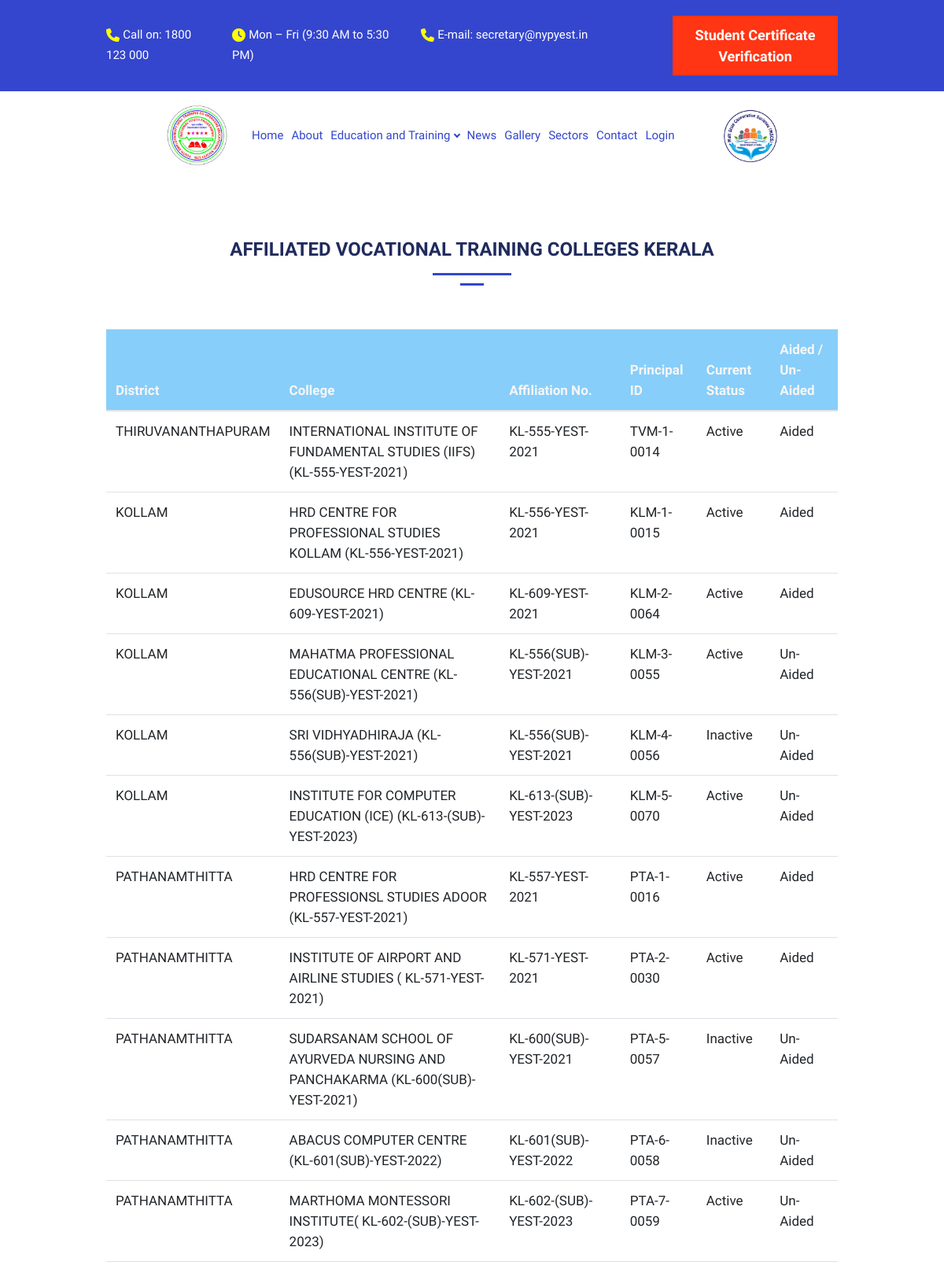
The app's page /college (upper part) with its own data.
### nationalyouth/models.py (models this page shows, shortened)
class Affiliated_Vocational_Training_College_Kerla(models.Model):
    Table_Status = (
          ('1','ACTIVE'),
          ('2','INACTIVE'),
          )
    College_Type = (
          ('1','AIDED'),
          ('2','UN-AIDED'),
          )
    district = models.CharField(max_length=250,null=True,blank=True,default='')
    college_name = models.ForeignKey(College_Name, on_delete = models.CASCADE,null=True,blank=True,default='') #select option filed
    affiliation_number = models.CharField(max_length=250,null=True,blank=True,default='')
    principal_id = models.CharField(max_length=250,null=True,blank=True,default='')
    current_status = models.CharField(max_length=25,choices=Table_Status,null=True,blank=True,default='')
    college_type = models.CharField(max_length=25,choices=College_Type,null=True,blank=True,default='')
    date_and_time = models.DateTimeField(auto_now_add=True)

class College_Name(models.Model):
    college_name = models.CharField(max_length=250)
    date_and_time = models.DateTimeField(auto_now_add=True)
    def __str__(self):
        return self.college_name

### nationalyouth/views.py (the view)
# urls.py: path('college',college,name='college'),
def college(request):
    affiliated_vocational_training_college_Kerla = Affiliated_Vocational_Training_College_Kerla.objects.all()
    add_on_programme_college_affiliation_kerla = Add_on_Programme_College_Affiliation_Kerla.objects.all()
    data = {
        'affiliated_vocational_training_college_Kerla':affiliated_vocational_training_college_Kerla,
        'add_on_programme_college_affiliation_kerla':add_on_programme_college_affiliation_kerla
    }
    return render(request,'internal/college.html',data)

### nationalyouth/templates/internal/college.html (shortened to what this page needs)
{% extends 'Main/base.html' %} {% block main_content %} {% load static %}
<div class="phStickyWrap">
   {% include 'Main/header.html' %}
</div>
<body>
   <div class="d-lg-flex half">
      <div class="container">
         <div class="row align-items-center justify-content-center">
            <div class="d-lg-flex">
               <div class="container mb-16">
                  <div class="row align-items-center justify-content-center">
                     <div class="col-lg-12 col-md-12 col-sm-6 py-5 pt-15">
                        <center>
                           <h3>AFFILIATED VOCATIONAL TRAINING COLLEGES KERALA</h3>
                           <div style="display: flex; flex-direction: column; align-items: center;">
                              <div style="width: 100px; height: 3px; background-color: #3446CD; margin-bottom: 10px;">
                              </div>
                              <div style="width: 30px; height: 3px; background-color: #3446CD; margin-bottom: 55px;">
                              </div>
                           </div>
                        </center>
                        <section class="bg-light">
                           <div class="table-responsive" id="no-more-tables">
                              <table class="table bg-white">
                                 <thead class="bg-dark text-light">
                                    <tr>
                                       <th>District</th>
                                       <th>College</th>
                                       <th>Affiliation No.</th>
                                       <th>Principal ID</th>
                                       <th>Current Status</th>
                                       <th>Aided / Un-Aided</th>
                                    </tr>
                                 </thead>
                                 {% if affiliated_vocational_training_college_Kerla %}
                                 <tbody>
                                    {% for ck in affiliated_vocational_training_college_Kerla %}
                                    <tr>
                                       <td>{{ck.district}}</td>
                                       <td>{{ck.college_name}}</td>
                                       <td>{{ck.affiliation_number}}</td>
                                       <td>{{ck.principal_id}}</td>
                                       {% if ck.current_status == '1' %}
                                       <td>Active</td>
                                       {% else %}
                                       <td>Inactive</td>
                                       {% endif %}
                                       {% if ck.college_type == '1' %}
                                       <td>Aided</td>
                                       {% else %}
                                       <td>Un-Aided</td>
                                       {% endif %}
                                    </tr>
                                    {% endfor %}
                                 </tbody>
                                 {% else %}
                                 <h4>No Records Found</h4>
                                 {% endif %}
                                 </table>
                           </div>
                        </section>
                     </div>
                  </div>
               </div>
            </div>
         </div>
      </div>
      {% endblock %}

### nationalyouth/static/main/css/responsive.css (style rules this page uses)
@media (min-width: 768px) { .phStickyWrap { min-height: 95px; } }
@media (min-width: 992px) { .phStickyWrap { min-height: 111px; } }

### records on screen
Affiliated_Vocational_Training_College_Kerla: district "THIRUVANANTHAPURAM", college_name "INTERNATIONAL INSTITUTE OF FUNDAMENTAL STUDIES (IIFS) (KL-555-YEST-2021)", affiliation_number "KL-555-YEST-2021", principal_id "TVM-1-0014", current_status "Active", college_type "Aided"
Affiliated_Vocational_Training_College_Kerla: district "KOLLAM", college_name "HRD CENTRE FOR PROFESSIONAL STUDIES KOLLAM (KL-556-YEST-2021)", affiliation_number "KL-556-YEST-2021", principal_id "KLM-1-0015", current_status "Active", college_type "Aided"
Affiliated_Vocational_Training_College_Kerla: district "KOLLAM", college_name "EDUSOURCE HRD CENTRE (KL-609-YEST-2021)", affiliation_number "KL-609-YEST-2021", principal_id "KLM-2-0064", current_status "Active", college_type "Aided"
Affiliated_Vocational_Training_College_Kerla: district "KOLLAM", college_name "MAHATMA PROFESSIONAL EDUCATIONAL CENTRE (KL-556(SUB)-YEST-2021)", affiliation_number "KL-556(SUB)-YEST-2021", principal_id "KLM-3-0055", current_status "Active", college_type "Un-Aided"
Affiliated_Vocational_Training_College_Kerla: district "KOLLAM", college_name "SRI VIDHYADHIRAJA (KL-556(SUB)-YEST-2021)", affiliation_number "KL-556(SUB)-YEST-2021", principal_id "KLM-4-0056", current_status "Inactive", shows "Un-Aided"
Affiliated_Vocational_Training_College_Kerla: district "KOLLAM", college_name "INSTITUTE FOR COMPUTER EDUCATION (ICE) (KL-613-(SUB)-YEST-2023)", affiliation_number "KL-613-(SUB)-YEST-2023", principal_id "KLM-5-0070", current_status "Active", college_type "Un-Aided"
Affiliated_Vocational_Training_College_Kerla: district "PATHANAMTHITTA", college_name "HRD CENTRE FOR PROFESSIONSL STUDIES ADOOR (KL-557-YEST-2021)", affiliation_number "KL-557-YEST-2021", principal_id "PTA-1-0016", current_status "Active", college_type "Aided"
Affiliated_Vocational_Training_College_Kerla: district "PATHANAMTHITTA", college_name "INSTITUTE OF AIRPORT AND AIRLINE STUDIES ( KL-571-YEST-2021)", affiliation_number "KL-571-YEST-2021", principal_id "PTA-2-0030", current_status "Active", college_type "Aided"
Affiliated_Vocational_Training_College_Kerla: district "PATHANAMTHITTA", college_name "SUDARSANAM SCHOOL OF AYURVEDA NURSING AND PANCHAKARMA (KL-600(SUB)-YEST-2021)", affiliation_number "KL-600(SUB)-YEST-2021", principal_id "PTA-5-0057", current_status "Inactive", shows "Un-Aided"
Affiliated_Vocational_Training_College_Kerla: district "PATHANAMTHITTA", college_name "ABACUS COMPUTER CENTRE (KL-601(SUB)-YEST-2022)", affiliation_number "KL-601(SUB)-YEST-2022", principal_id "PTA-6-0058", current_status "Inactive", shows "Un-Aided"
Affiliated_Vocational_Training_College_Kerla: district "PATHANAMTHITTA", college_name "MARTHOMA MONTESSORI INSTITUTE( KL-602-(SUB)-YEST-2023)", affiliation_number "KL-602-(SUB)-YEST-2023", principal_id "PTA-7-0059", current_status "Active", college_type "Un-Aided"
